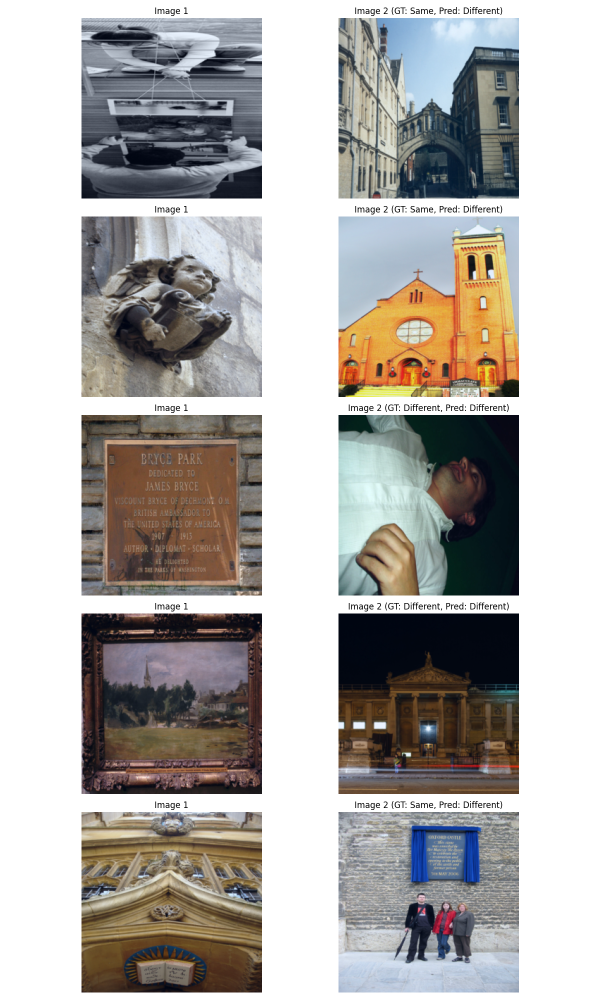
#> input picture assignment2/part2/pair_predictions.png, 1200 x 2000 px, given in place of test.jpg, which was not available (shown at 1/2 size)
$ python main.py
#> lines starting #> are read from the running program, lines starting #| are printed output that depends on the picture; pictures that were not available may be replaced by others from this repository, and a replacement may not be noted
### assignment1/filtering.py
import numpy as np
from typing import Tuple, Union

# 10%
def convolve2d(image: np.ndarray, kernel: np.ndarray, padding_mode: str = 'constant') -> np.ndarray:
    """
    Apply 2D correlation (not convolution) on an image with a given kernel.
    Uses the correlation convention to match OpenCV's filter2D — kernel is NOT flipped.

    Args:
        image: Input image (2D grayscale H×W or 3D color H×W×C)
        kernel: Filter kernel (2D numpy array, must have odd dimensions)
        padding_mode: Border strategy — 'constant' (zero pad), 'reflect', or 'replicate'

    Returns:
        Filtered image, same shape and dtype-range as input (float64)
    """
#> called with kernel = array of shape (5, 5), padding_mode = 'constant'
    if kernel.ndim != 2:
        raise ValueError("Kernel must be 2D")
    kh, kw = kernel.shape
    if kh % 2 == 0 or kw % 2 == 0:
        raise ValueError("Kernel dimensions must be odd")

    pad_h, pad_w = kh // 2, kw // 2

    # np.pad mode names match our interface exactly for 'reflect' and 'wrap',
    # but 'replicate' is called 'edge' in numpy.
    np_mode_map = {
        'constant': 'constant',
        'reflect':  'reflect',
        'replicate': 'edge',
    }
    if padding_mode not in np_mode_map:
        raise ValueError(f"Unknown padding_mode '{padding_mode}'. "
                         "Use 'constant', 'reflect', or 'replicate'.")
    np_mode = np_mode_map[padding_mode]

    is_color = image.ndim == 3
#> is_color = False
    # Work on float to avoid uint8 overflow/truncation during accumulation
    img = image.astype(np.float64)

    if is_color:
        h, w, c = img.shape
        padded = np.pad(img, ((pad_h, pad_h), (pad_w, pad_w), (0, 0)),
                        mode=np_mode)
        out = np.zeros_like(img)
        for i in range(kh):
            for j in range(kw):
                out += kernel[i, j] * padded[i:i+h, j:j+w, :]
    else:
        h, w = img.shape
#> h = 2000; w = 1200
        padded = np.pad(img, ((pad_h, pad_h), (pad_w, pad_w)), mode=np_mode)
        out = np.zeros_like(img)
        for i in range(kh):
            for j in range(kw):
                out += kernel[i, j] * padded[i:i+h, j:j+w]

    return out


#5%
def mean_filter(image: np.ndarray, kernel_size: int = 3, padding_mode: str = 'constant') -> np.ndarray:
    """
    Apply mean (box) filtering to an image.

    Args:
        image: Input image (2D or 3D)
        kernel_size: Side length of the square kernel (must be odd)
        padding_mode: Border strategy — 'constant', 'reflect', or 'replicate'

    Returns:
        Filtered image (float64, same spatial shape as input)
    """
    kernel = np.ones((kernel_size, kernel_size), dtype=np.float64) / (kernel_size ** 2)
    return convolve2d(image, kernel, padding_mode)


#5%
def gaussian_kernel(size: int, sigma: float) -> np.ndarray:
    """
    Generate a 2D Gaussian kernel using the separable Gaussian formula.

    G(x,y) = exp(-(x²+y²) / (2σ²))  then normalised to sum to 1.

    Args:
        size: Kernel side length (must be odd)
        sigma: Standard deviation of the Gaussian

    Returns:
        Normalised 2D Gaussian kernel (float64, shape size×size)
    """
    if size % 2 == 0:
        raise ValueError("Kernel size must be odd")

    # Grid of integer coordinates centred at 0, e.g. for size=5: [-2,-1,0,1,2]
    half = size // 2
    ax = np.arange(-half, half + 1, dtype=np.float64)
    xx, yy = np.meshgrid(ax, ax)          # both shape (size, size)

    kernel = np.exp(-(xx ** 2 + yy ** 2) / (2.0 * sigma ** 2))
    kernel /= kernel.sum()                # normalise so weights sum to 1
    return kernel


#5%
def gaussian_filter(image: np.ndarray, kernel_size: int = 3, sigma: float = 1.0,
                   padding_mode: str = 'constant') -> np.ndarray:
    """
    Apply Gaussian smoothing to an image.

    Args:
        image: Input image (2D or 3D)
        kernel_size: Side length of the Gaussian kernel (must be odd)
        sigma: Standard deviation of the Gaussian
        padding_mode: Border strategy — 'constant', 'reflect', or 'replicate'

    Returns:
        Smoothed image (float64, same spatial shape as input)
    """
    kernel = gaussian_kernel(kernel_size, sigma)
    return convolve2d(image, kernel, padding_mode)


#5%
def laplacian_filter(image: np.ndarray, kernel_type: str = 'standard',
                    padding_mode: str = 'constant') -> np.ndarray:
    """
    Apply Laplacian filtering for edge / second-derivative detection.

    'standard'  — 4-connected kernel (no diagonal neighbours):
                  [ 0  1  0]
                  [ 1 -4  1]
                  [ 0  1  0]

    'diagonal'  — 8-connected kernel (includes diagonals):
                  [ 1  1  1]
                  [ 1 -8  1]
                  [ 1  1  1]

    Args:
        image: Input image (2D or 3D)
        kernel_type: 'standard' or 'diagonal'
        padding_mode: Border strategy — 'constant', 'reflect', or 'replicate'

    Returns:
        Filtered image (float64) — values can be negative; use normalize_image for display
    """
    if kernel_type == 'standard':
        kernel = np.array([[0,  1, 0],
                           [1, -4, 1],
                           [0,  1, 0]], dtype=np.float64)
    elif kernel_type == 'diagonal':
        kernel = np.array([[1,  1, 1],
                           [1, -8, 1],
                           [1,  1, 1]], dtype=np.float64)
    else:
        raise ValueError(f"Unknown kernel_type '{kernel_type}'. Use 'standard' or 'diagonal'.")

    return convolve2d(image, kernel, padding_mode)
#> call 3 of convolve2d, with kernel = array of shape (3, 3), padding_mode = 'constant'
#> in convolve2d (call 3), `padded = np.pad(img, ((pad_h, pad_h), (pad_w, pad_w)), mode=np_mode)`:
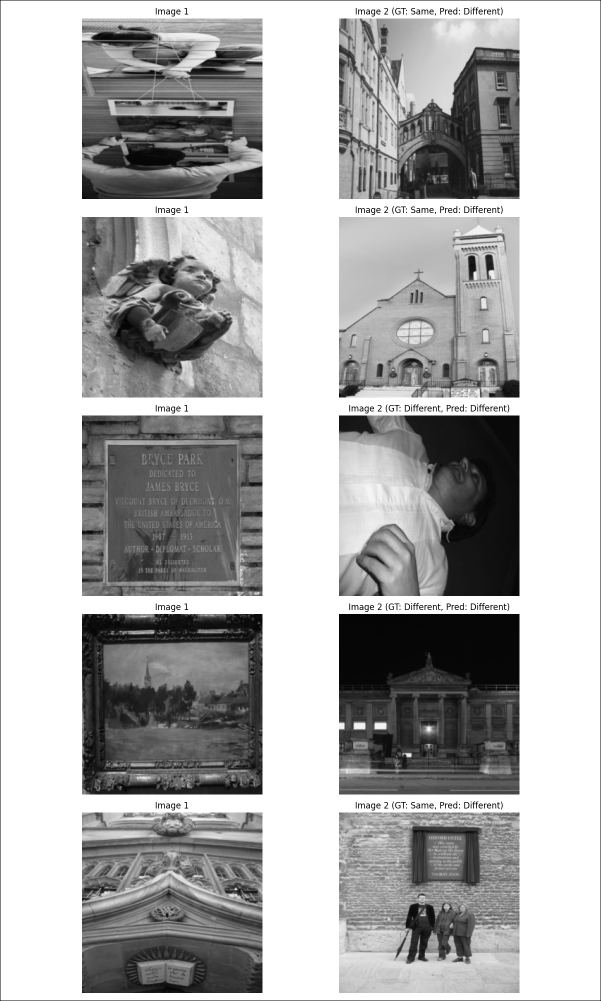
#> padded: shape (2002, 1202) float64 (shown at 1/2 size); min 0, max 1, mean 0.691
#> after the loop in convolve2d (call 3), `for i in range(kh):`:
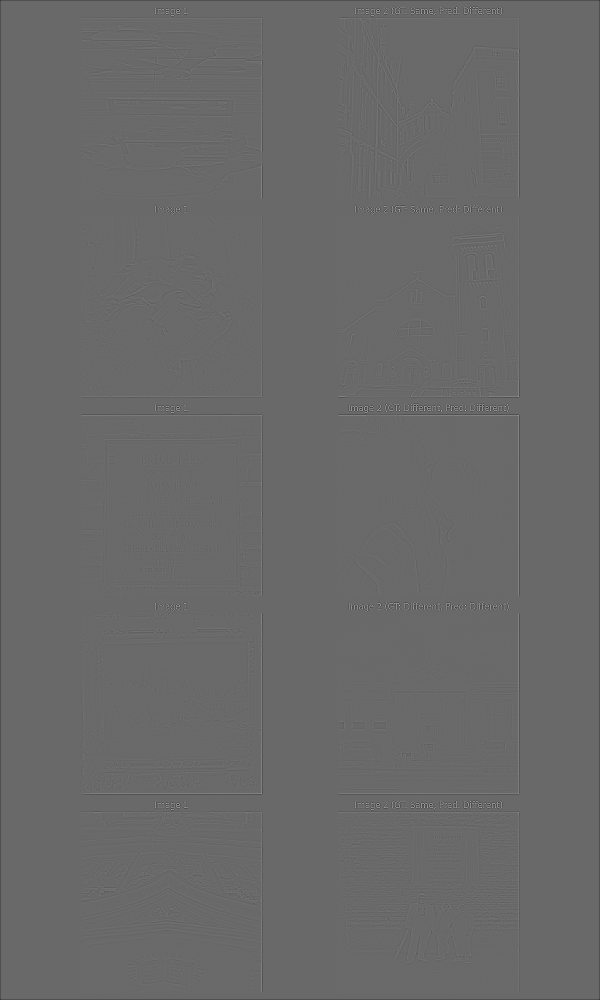
#> out: shape (2000, 1200) float64 (shown at 1/2 size); min -2.08, max 2.93, mean -0.00267; drawn with min black and max white


#10%
def sobel_filter(image: np.ndarray, direction: str = 'both', kernel_size: int = 3,
                padding_mode: str = 'constant') -> Union[np.ndarray, Tuple[np.ndarray, np.ndarray]]:
    """
    Apply Sobel filtering for edge / first-derivative detection.

    For kernel_size=3 the standard kernels are used:
        Kx = [-1  0  1]      Ky = [-1 -2 -1]
             [-2  0  2]           [ 0  0  0]
             [-1  0  1]           [ 1  2  1]

    For kernel_size=5 the kernels are constructed as the outer product of the
    1D smoothing vector [1,4,6,4,1] and the 1D differencing vector [-1,-2,0,2,1]
    (the same approach OpenCV uses internally).

    Args:
        image: Input image (2D or 3D)
        direction: 'x' (horizontal edges), 'y' (vertical edges), or 'both'
        kernel_size: 3 or 5
        padding_mode: Border strategy — 'constant', 'reflect', or 'replicate'

    Returns:
        direction='x' or 'y': filtered image (float64)
        direction='both': tuple (gradient_magnitude, gradient_direction)
                          magnitude = sqrt(Gx²+Gy²), direction = arctan2(Gy, Gx) in radians [-π, π]
    """
    if kernel_size == 3:
        kx = np.array([[-1, 0, 1],
                       [-2, 0, 2],
                       [-1, 0, 1]], dtype=np.float64)
        ky = np.array([[-1, -2, -1],
                       [ 0,  0,  0],
                       [ 1,  2,  1]], dtype=np.float64)
    elif kernel_size == 5:
        # 5×5 Sobel: outer product of smooth=[1,4,6,4,1] and deriv=[-1,-2,0,2,1]
        smooth = np.array([1, 4, 6, 4, 1], dtype=np.float64)
        deriv  = np.array([-1, -2, 0, 2, 1], dtype=np.float64)
        kx = np.outer(smooth, deriv)   # detects horizontal gradient
        ky = np.outer(deriv, smooth)   # detects vertical gradient
    else:
        raise ValueError(f"kernel_size must be 3 or 5, got {kernel_size}")

    if direction == 'x':
        return convolve2d(image, kx, padding_mode)
    elif direction == 'y':
        return convolve2d(image, ky, padding_mode)
    elif direction == 'both':
        gx = convolve2d(image, kx, padding_mode)
#> call 4 of convolve2d, with kernel = array of shape (3, 3), padding_mode = 'constant'
#> after the loop in convolve2d (call 4), `for i in range(kh):`:
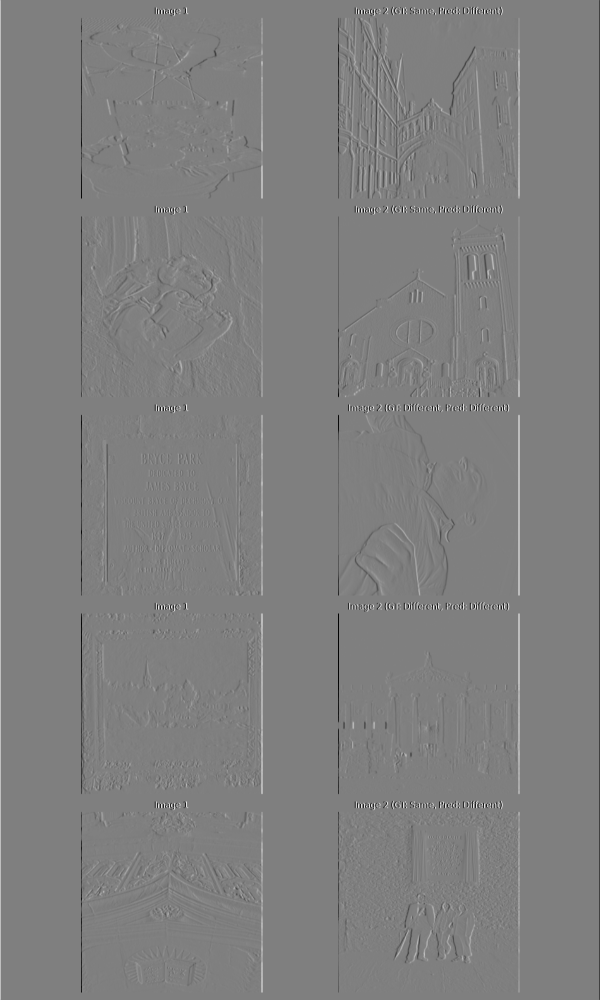
#> out: shape (2000, 1200) float64 (shown at 1/2 size); min -4, max 4, mean 3.03e-19; drawn with min black and max white
        gy = convolve2d(image, ky, padding_mode)
#> after the loop in convolve2d (call 5), `for i in range(kh):`:
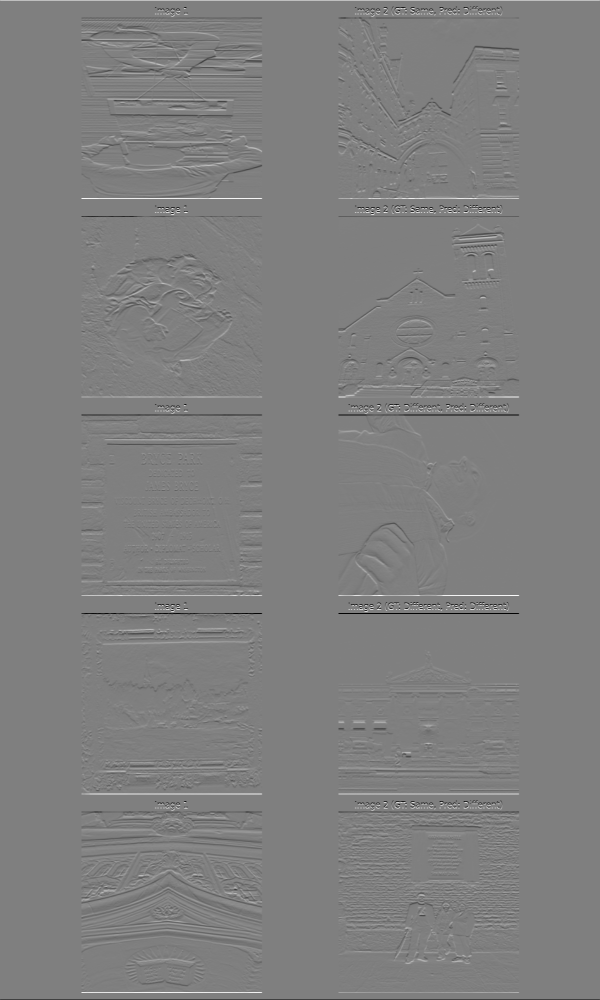
#> out: shape (2000, 1200) float64 (shown at 1/2 size); min -4, max 4, mean 0; drawn with min black and max white
        magnitude  = np.sqrt(gx ** 2 + gy ** 2)
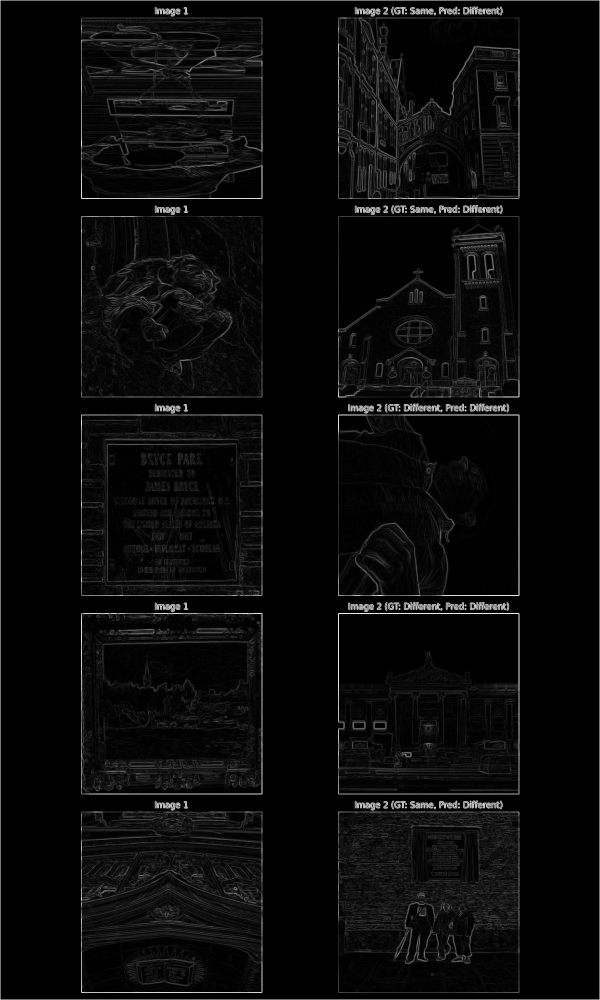
#> magnitude: shape (2000, 1200) float64 (shown at 1/2 size); min 0, max 4.24, mean 0.174; drawn with min black and max white
        direction_ = np.arctan2(gy, gx)   # radians in [-π, π]
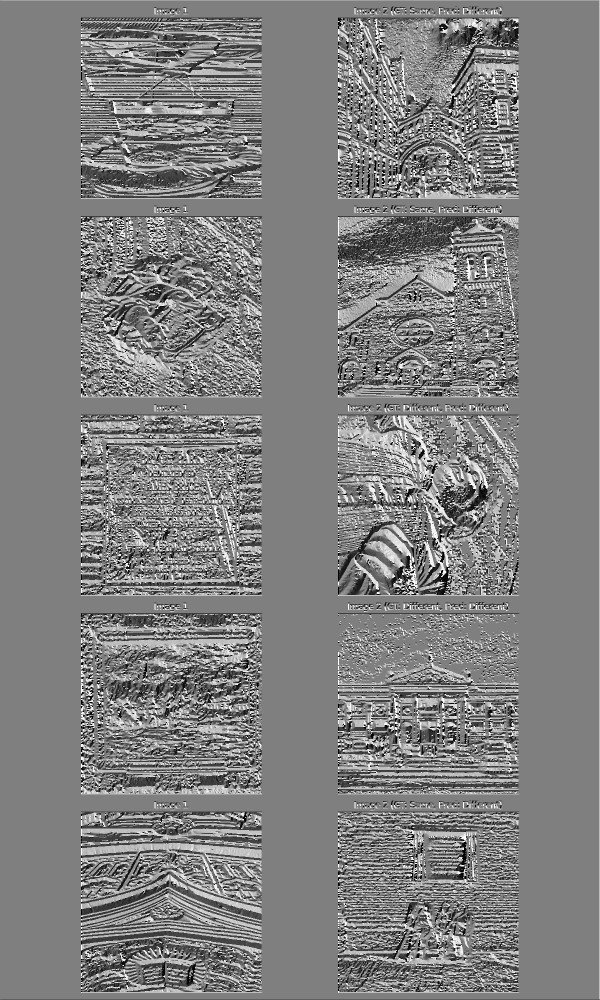
#> direction_: shape (2000, 1200) float64 (shown at 1/2 size); min -3.14, max 3.14, mean 0.0181; drawn with min black and max white
        return magnitude, direction_
    else:
        raise ValueError(f"direction must be 'x', 'y', or 'both', got '{direction}'")


# These helper functions are provided for you

def normalize_image(image: np.ndarray) -> np.ndarray:
    """
    Normalize image values to range [0, 255] and convert to uint8.
    """
    min_val = np.min(image)
#> min_val = -2.08
    max_val = np.max(image)
#> max_val = 2.93

    # Check to avoid division by zero
    if max_val == min_val:
        return np.zeros_like(image, dtype=np.uint8)

    # Normalize to [0, 255]
    normalized = 255 * (image - min_val) / (max_val - min_val)
    return normalized.astype(np.uint8)


# [32 lines left out: function add_noise, not called in this run]

### assignment1/main.py
"""
Demo: run all five Part 1 filters on one image and save a summary figure.
Usage: python main.py
Output: output/main_demo.png
"""

import os
from pathlib import Path

import numpy as np
import matplotlib.pyplot as plt
from PIL import Image

from filtering import (
    mean_filter,
    gaussian_filter,
    laplacian_filter,
    sobel_filter,
    normalize_image,
)

_HERE = Path(__file__).parent
IMG_PATH = _HERE / 'example_images' / 'test.jpg'
OUT_PATH = _HERE.parent / 'output' / 'main_demo.png'


def load_gray(path: Path) -> np.ndarray:
    img = np.array(Image.open(path).convert('L')).astype(np.float64) / 255.0
    return img


def main():
    OUT_PATH.parent.mkdir(parents=True, exist_ok=True)

    img = load_gray(IMG_PATH)

    mean_out      = mean_filter(img, kernel_size=5)
    gaussian_out  = gaussian_filter(img, kernel_size=7, sigma=1.5)
    laplacian_out = laplacian_filter(img, kernel_type='standard')
    magnitude, _  = sobel_filter(img, direction='both', kernel_size=3)

    # canny is bonus — import conditionally so main.py works without it
    try:
        from canny import canny_edge_detector
        canny_out = canny_edge_detector(img, low_thresh=0.05, high_thresh=0.15, sigma=1.0)
        show_canny = True
    except Exception:
        canny_out = np.zeros_like(img)
        show_canny = False

    panels = [
        (img,           'Original'),
        (mean_out,      'Mean (k=5)'),
        (gaussian_out,  'Gaussian (σ=1.5, k=7)'),
        (normalize_image(laplacian_out), 'Laplacian (standard)'),
        (normalize_image(magnitude),     'Sobel magnitude'),
        (canny_out.astype(float),        'Canny' if show_canny else 'Canny (unavailable)'),
    ]

    fig, axes = plt.subplots(2, 3, figsize=(12, 8))
    fig.suptitle('Part 1 Filter Demo', fontsize=14)

    for ax, (image, title) in zip(axes.flat, panels):
        ax.imshow(image, cmap='gray', vmin=0, vmax=1)
        ax.set_title(title, fontsize=10)
        ax.axis('off')
#> this loop made 6 passes
#> title on passes 1 to 6: 'Original', 'Mean (k=5)', 'Gaussian (σ=1.5, k=7)', 'Laplacian (standard)', 'Sobel magnitude', 'Canny (unavailable)'

    plt.tight_layout()
    fig.savefig(OUT_PATH, dpi=150, bbox_inches='tight')
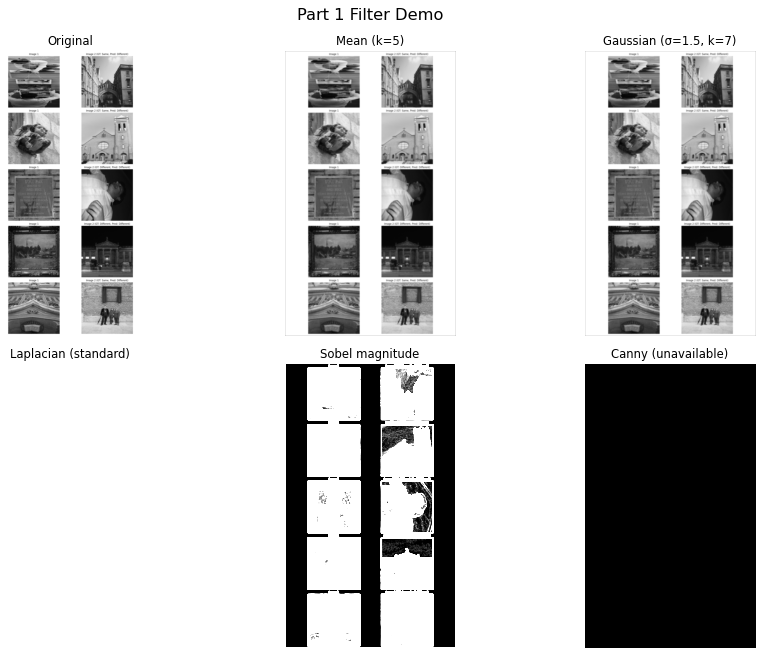
#> figure drawn by matplotlib, 6 panels
    plt.close(fig)
    print(f'Saved: {OUT_PATH}')


if __name__ == '__main__':
    main()
